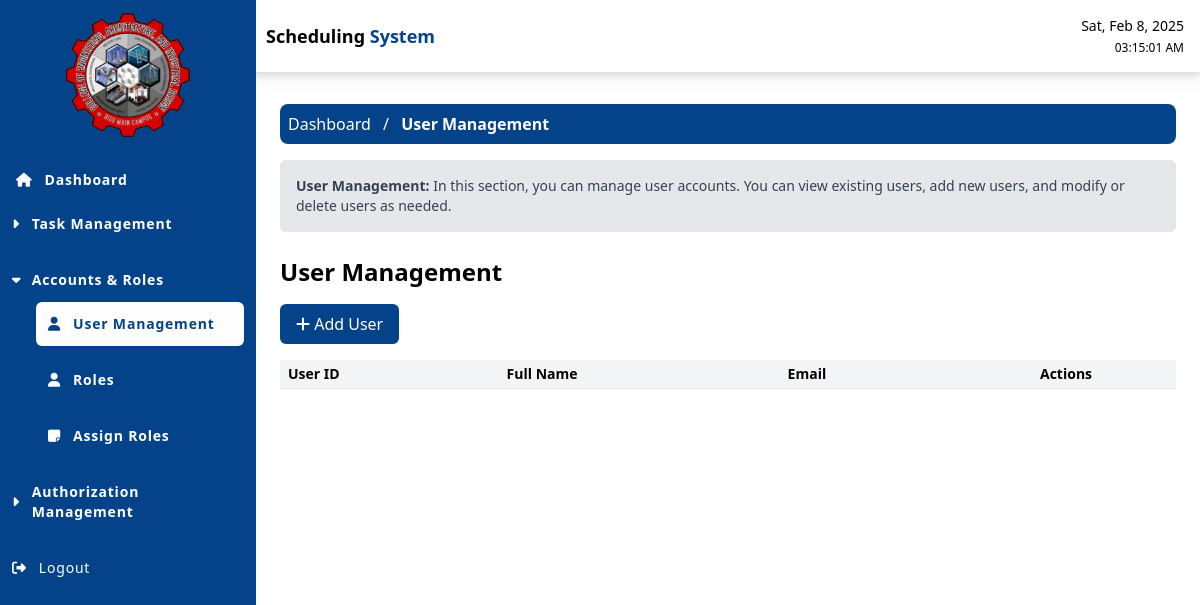
/src/pages/dashboard.php?page=account_management/user_management (signed in), run on the app's committed database.
### tables this page shows
CREATE TABLE `modules` (
  `id` int(11) NOT NULL,
  `module_name` varchar(255) NOT NULL,
  `module_alias` varchar(255) NOT NULL,
  `sequence_number` int(11) NOT NULL,
  `created_at` timestamp NOT NULL DEFAULT current_timestamp(),
  `updated_at` timestamp NOT NULL DEFAULT current_timestamp() ON UPDATE current_timestamp()
);

CREATE TABLE `pages` (
  `page_id` int(11) NOT NULL,
  `icon` varchar(100) DEFAULT NULL,
  `page_name` varchar(255) NOT NULL,
  `page_alias` varchar(255) NOT NULL,
  `module_id` int(11) DEFAULT NULL,
  `sequence_number` int(11) DEFAULT NULL,
  `is_active` varchar(1) DEFAULT '1',
  `created_at` timestamp NOT NULL DEFAULT current_timestamp(),
  `updated_at` timestamp NOT NULL DEFAULT current_timestamp() ON UPDATE current_timestamp()
);

### src/pages/main_query.php (called while the page is built, shortened)
<?php
$userID = $_SESSION['user']['id'];
function getModulesAndPages($conn, $user_id) {
    $modules = array();
    $roleQuery = "SELECT ur.role_id, r.role_name
                  FROM user_roles ur
                  JOIN roles r ON ur.role_id = r.role_id
                  WHERE ur.user_id = $user_id LIMIT 1";
    $roleResult = mysqli_query($conn, $roleQuery);
    $userRole = mysqli_fetch_assoc($roleResult);
    $role_id = $userRole['role_id'];
    $is_super_admin = ($userRole['role_name'] === 'Super Admin');
    $moduleQuery = $is_super_admin ?
        "SELECT *, 1 as module_can_view FROM modules ORDER BY sequence_number ASC" :
        "SELECT m.*,
                IF(EXISTS (
                    SELECT 1
                    FROM pages p
                    LEFT JOIN page_permissions pp ON p.page_id = pp.page_id
                    WHERE p.module_id = m.id
                      AND p.is_active = '1'
                      AND (pp.can_view = 1 OR pp.page_id IS NULL)
                ), 1, 0) as module_can_view
         FROM modules m
         LEFT JOIN module_permissions mp ON m.id = mp.module_id AND mp.role_id = $role_id
         ORDER BY m.sequence_number ASC";
    $moduleResult = mysqli_query($conn, $moduleQuery);
    while ($module = mysqli_fetch_assoc($moduleResult)) {
        if ($is_super_admin || $module['module_can_view'] == 1) {
            $module_id = $module['id'];
            $pageQuery = $is_super_admin ?
                "SELECT *, 1 as page_can_view
                 FROM pages
                 WHERE module_id = $module_id AND is_active = '1'
                 ORDER BY sequence_number ASC" :
                "SELECT p.*, pp.can_view as page_can_view
                 FROM pages p
                 LEFT JOIN page_permissions pp ON p.page_id = pp.page_id AND pp.role_id = $role_id
                 WHERE p.module_id = $module_id AND p.is_active = '1'
                 ORDER BY p.sequence_number ASC";
            $pageResult = mysqli_query($conn, $pageQuery);
            $pages = array();
            while ($page = mysqli_fetch_assoc($pageResult)) {
                if ($is_super_admin || $page['page_can_view'] == 1) {
                    $pages[] = $page;
                }
            }
            if (!empty($pages)) {
                $module['pages'] = $pages;
                $modules[] = $module;
            }
        }
    }
    return $modules;
}
?>

### src/pages/left_sidebar/sidebar_l.php (the view, shortened to what this page needs)
<ul class="flex flex-col text-sm font-sans  ">
    <div class='flex justify-center items-center'>
        <image src="../../resources/images/1738888990405-removebg-preview-removebg-preview.png" class='w-[150px] p-3'></image>
    </div>
    <li class="py-1 justify-center mt-2 hover:bg-[#3cc5dd] rounded-md">
        <a href="dashboard.php?page=dashboard" class="font-semibold flex ml-4  py-2  rounded-md hover:text-white items-center">
            <i class="fa-solid fa-house mr-3"></i> Dashboard
        </a>
    </li>
    <?php
    $modules = getModulesAndPages($conn, $userID);
    foreach ($modules as $module) {
        if (!empty($module['pages'])) {
            ?>
            <li class="p-3 ">
                <div class="treeview-parent">
                    <div class="flex items-center justify-between cursor-pointer">
                        <div class="flex items-center">
                            <i class="fas fa-caret-right mr-3 transition-transform duration-200 "></i>
                            <span class="text-white font-semibold"><?php echo htmlspecialchars($module['module_name']); ?></span>
                        </div>
                    </div>
                </div>
                <ul class="pl-6 mt-3 space-y-3">
                    <?php foreach ($module['pages'] as $page) { ?>
                        <li class="py-3  hover:bg-[#3cc5dd] rounded-md">
                            <a href="dashboard.php?page=<?php echo htmlspecialchars($module['module_alias'] . '/' . $page['page_alias']); ?>" class="flex font-semibold  items-center  px-3 hover:text-white">
                                <?php if (!empty($page['icon'])) { ?>
                                    <i class="<?php echo htmlspecialchars($page['icon']); ?> mr-3"></i>
                                <?php } ?>
                                <?php echo htmlspecialchars($page['page_name']); ?>
                            </a>
                        </li>
                    <?php } ?>
                </ul>
            </li>
        <?php }
    } ?>
    <li class="p-3  hover:bg-[#3cc5dd]">
        <a href="javascript:void(0);" onclick="logoutUser();" class="flex items-center text-white hover:text-white">
            <i class="fas fa-sign-out-alt mr-3"></i> Logout
        </a>
    </li>
</ul>

### src/header_cdn.php (style rules this page uses)
body { display: grid; grid-template-areas: " #sidebar #navbar" "sidebar main-content"; }
.sidebar-submenu { max-height: 0; overflow: hidden; transition: max-height 0.3s ease-out; }
.sidebar-submenu.active { max-height: 500px; transition: max-height 0.3s ease-in; }
.rotate-90 { transform: rotate(90deg); }

### src/pages/left_sidebar/sidebar_l.php (style rules this page uses)
.sidebar-submenu { max-height: 0; overflow: hidden; transition: max-height 0.3s ease-out; }
.sidebar-submenu.active { max-height: 500px; transition: max-height 0.3s ease-in; }
.rotate-90 { transform: rotate(90deg); }

### data on the page
modules: module_name "Task Management"
modules: module_name "Accounts & Roles"
pages: page_name "User Management"
pages: page_name "Roles"
pages: page_name "Assign Roles"
modules: module_name "Authorization Management"

### other printed values
implode(' <span class="mx-2 text-white">/</span> ', $breadcrumbs) "/"
$module_name "User Management"
